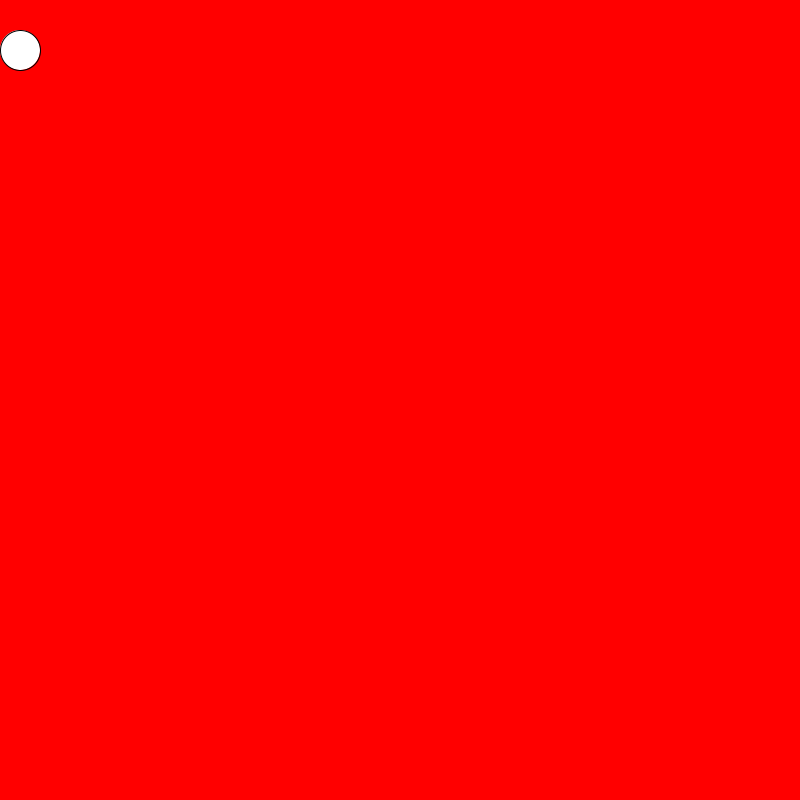
Frame 1 (no input)
Frame 60 (the mouse pressed at the canvas centre just before this capture): identical to frame 1, image omitted
Frame 120 (the mouse held since frame 60 and released just before this capture): identical to frame 1, image omitted

The Processing sketch that drew this single still picture (run headless with seeded random() and noise(); from frame 60 on, the mouse is pressed at the canvas centre):

// Processing sketch: slippery_dot
// ── slippery_dot.pde
 // 1. Create three integer variables to represent the x, y, and the size of the ellipse
       int x=20;
       int y=50;
       int s=40;
    void setup() {
      // 2. Set the size of your sketch
      size(800,800);
      
      
    
    }
    
    void draw() {
      // 3. Set the background color of your sketch
      background (#FF0000);
      // 4. Draw an ellipse. Make sure it fits in the window.
      ellipse(x,y,s,s);
      // Use the variables created at the top of the sketch, 
      // for the location and size of your ellipse
    
    }
    
    void mousePressed() {
      //5. Create an integer variable called distance
      int distance=getDistance(mouseX,mouseY,x,y);
      //6. Set the value of the distance variable to the value returned by the getDistance method
      //   Pass the mouse's x and y (mouseX and mouseY) and the x and y of your ellipse to the method.
        
          
      //7.  Use an if statement to check if the distance variable is < the radius of the ellipse
      //    If it is, set a new x and y for the ellipse, using a random location on the window
      //    Hint: Use the Processing random() function
       if (distance<s){
         x = (int)random(width);
         y=(int)random(height);
       }
      
    }
    
    int getDistance(int x1, int y1, int x2, int y2) {
      return (int)Math.sqrt(Math.pow((x1-x2),2) + Math.pow((y1-y2),2));
    }
